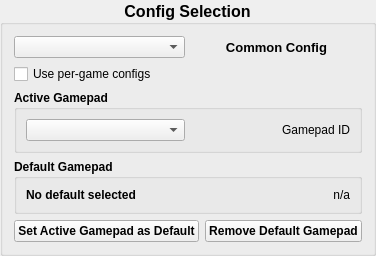
           <widget class="QGroupBox" name="ProfileGroupBox">
            <property name="sizePolicy">
             <sizepolicy hsizetype="Preferred" vsizetype="Preferred">
              <horstretch>0</horstretch>
              <verstretch>0</verstretch>
             </sizepolicy>
            </property>
            <property name="font">
             <font>
              <pointsize>12</pointsize>
              <bold>true</bold>
             </font>
            </property>
            <property name="title">
             <string>Config Selection</string>
            </property>
            <property name="alignment">
             <set>Qt::AlignmentFlag::AlignCenter</set>
            </property>
            <layout class="QVBoxLayout" name="verticalLayout_16">
             <item>
              <layout class="QHBoxLayout" name="horizontalLayout_6">
               <item>
                <widget class="QComboBox" name="ProfileComboBox">
                 <property name="font">
                  <font>
                   <pointsize>9</pointsize>
                   <bold>false</bold>
                  </font>
                 </property>
                 <property name="currentText">
                  <string/>
                 </property>
                 <property name="currentIndex">
                  <number>-1</number>
                 </property>
                 <property name="placeholderText">
                  <string>Common Config</string>
                 </property>
                </widget>
               </item>
               <item>
                <widget class="QLabel" name="TitleLabel">
                 <property name="font">
                  <font>
                   <pointsize>10</pointsize>
                   <bold>true</bold>
                  </font>
                 </property>
                 <property name="text">
                  <string>Common Config</string>
                 </property>
                 <property name="alignment">
                  <set>Qt::AlignmentFlag::AlignCenter</set>
                 </property>
                 <property name="wordWrap">
                  <bool>true</bool>
                 </property>
                </widget>
               </item>
              </layout>
             </item>
             <item>
              <widget class="QCheckBox" name="PerGameCheckBox">
               <property name="sizePolicy">
                <sizepolicy hsizetype="Minimum" vsizetype="Minimum">
                 <horstretch>0</horstretch>
                 <verstretch>0</verstretch>
                </sizepolicy>
               </property>
               <property name="font">
                <font>
                 <pointsize>9</pointsize>
                 <bold>false</bold>
                </font>
               </property>
               <property name="text">
                <string>Use per-game configs</string>
               </property>
              </widget>
             </item>
             <item>
              <widget class="QGroupBox" name="groupBox_2">
               <property name="font">
                <font>
                 <pointsize>9</pointsize>
                 <bold>true</bold>
                </font>
               </property>
               <property name="title">
                <string>Active Gamepad</string>
               </property>
               <layout class="QHBoxLayout" name="horizontalLayout_7">
                <item>
                 <widget class="QComboBox" name="ActiveGamepadBox">
                  <property name="font">
                   <font>
                    <pointsize>9</pointsize>
                    <bold>false</bold>
                   </font>
                  </property>
                 </widget>
                </item>
                <item>
                 <widget class="QLabel" name="ActiveGamepadLabel">
                  <property name="font">
                   <font>
                    <pointsize>9</pointsize>
                    <bold>false</bold>
                   </font>
                  </property>
                  <property name="text">
                   <string>Gamepad ID</string>
                  </property>
                  <property name="alignment">
                   <set>Qt::AlignmentFlag::AlignRight|Qt::AlignmentFlag::AlignTrailing|Qt::AlignmentFlag::AlignVCenter</set>
                  </property>
                 </widget>
                </item>
               </layout>
              </widget>
             </item>
             <item>
              <widget class="QGroupBox" name="groupBox_4">
               <property name="font">
                <font>
                 <pointsize>9</pointsize>
                 <bold>true</bold>
                </font>
               </property>
               <property name="title">
                <string>Default Gamepad</string>
               </property>
               <layout class="QHBoxLayout" name="horizontalLayout_12">
                <item>
                 <widget class="QLabel" name="DefaultGamepadName">
                  <property name="text">
                   <string>No default selected</string>
                  </property>
                 </widget>
                </item>
                <item>
                 <widget class="QLabel" name="DefaultGamepadLabel">
                  <property name="font">
                   <font>
                    <pointsize>9</pointsize>
                    <bold>false</bold>
                   </font>
                  </property>
                  <property name="text">
                   <string>n/a</string>
                  </property>
                  <property name="alignment">
                   <set>Qt::AlignmentFlag::AlignRight|Qt::AlignmentFlag::AlignTrailing|Qt::AlignmentFlag::AlignVCenter</set>
                  </property>
                 </widget>
                </item>
               </layout>
              </widget>
             </item>
             <item>
              <layout class="QHBoxLayout" name="horizontalLayout_19">
               <item>
                <widget class="QPushButton" name="DefaultGamepadButton">
                 <property name="font">
                  <font>
                   <pointsize>9</pointsize>
                   <bold>true</bold>
                  </font>
                 </property>
                 <property name="text">
                  <string>Set Active Gamepad as Default</string>
                 </property>
                </widget>
               </item>
               <item>
                <widget class="QPushButton" name="RemoveDefaultGamepadButton">
                 <property name="font">
                  <font>
                   <pointsize>9</pointsize>
                   <bold>true</bold>
                  </font>
                 </property>
                 <property name="text">
                  <string>Remove Default Gamepad</string>
                 </property>
                </widget>
               </item>
              </layout>
             </item>
            </layout>
           </widget>
